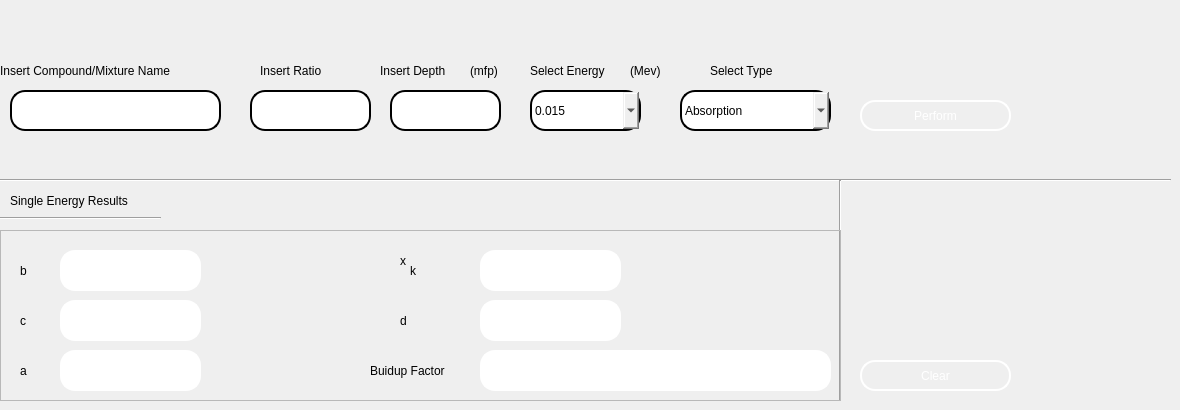
      <widget class="QWidget" name="tab_3">
       <attribute name="title">
        <string>Single Energy</string>
       </attribute>
       <widget class="QLabel" name="label_20">
        <property name="geometry">
         <rect>
          <x>260</x>
          <y>60</y>
          <width>91</width>
          <height>21</height>
         </rect>
        </property>
        <property name="styleSheet">
         <string notr="true">font: 75 12pt &quot;MS Shell Dlg 2&quot;;
color: rgb(0, 0, 0);
</string>
        </property>
        <property name="text">
         <string>Insert Ratio</string>
        </property>
       </widget>
       <widget class="QLineEdit" name="sin_gp_ratio">
        <property name="geometry">
         <rect>
          <x>250</x>
          <y>90</y>
          <width>121</width>
          <height>41</height>
         </rect>
        </property>
        <property name="styleSheet">
         <string notr="true">font: 75 12pt &quot;MS Shell Dlg 2&quot;;
color: rgb(0, 0, 0);
border-style: solid;
border-color: black;
border-width: 2px;
border-radius: 15px;
</string>
        </property>
       </widget>
       <widget class="QComboBox" name="sin_gp_energy_comboBox">
        <property name="geometry">
         <rect>
          <x>530</x>
          <y>90</y>
          <width>111</width>
          <height>41</height>
         </rect>
        </property>
        <property name="styleSheet">
         <string notr="true">font: 75 12pt &quot;MS Shell Dlg 2&quot;;
color: rgb(0, 0, 0);
border-style: solid;
border-color: black;
border-width: 2px;
border-radius: 15px;
</string>
        </property>
        <item>
         <property name="text">
          <string>0.015</string>
         </property>
        </item>
        <item>
         <property name="text">
          <string>0.020</string>
         </property>
        </item>
        <item>
         <property name="text">
          <string>0.030</string>
         </property>
        </item>
        <item>
         <property name="text">
          <string>0.040</string>
         </property>
        </item>
        <item>
         <property name="text">
          <string>0.050</string>
         </property>
        </item>
        <item>
         <property name="text">
          <string>0.060</string>
         </property>
        </item>
        <item>
         <property name="text">
          <string>0.080</string>
         </property>
        </item>
        <item>
         <property name="text">
          <string>0.100</string>
         </property>
        </item>
        <item>
         <property name="text">
          <string>0.150</string>
         </property>
        </item>
        <item>
         <property name="text">
          <string>0.200</string>
         </property>
        </item>
        <item>
         <property name="text">
          <string>0.300</string>
         </property>
        </item>
        <item>
         <property name="text">
          <string>0.400</string>
         </property>
        </item>
        <item>
         <property name="text">
          <string>0.500</string>
         </property>
        </item>
        <item>
         <property name="text">
          <string>0.600</string>
         </property>
        </item>
        <item>
         <property name="text">
          <string>0.800</string>
         </property>
        </item>
        <item>
         <property name="text">
          <string>1.000</string>
         </property>
        </item>
        <item>
         <property name="text">
          <string>1.500</string>
         </property>
        </item>
        <item>
         <property name="text">
          <string>2.000</string>
         </property>
        </item>
        <item>
         <property name="text">
          <string>3.000</string>
         </property>
        </item>
        <item>
         <property name="text">
          <string>4.000</string>
         </property>
        </item>
        <item>
         <property name="text">
          <string>5.000</string>
         </property>
        </item>
        <item>
         <property name="text">
          <string>6.000</string>
         </property>
        </item>
        <item>
         <property name="text">
          <string>8.000</string>
         </property>
        </item>
        <item>
         <property name="text">
          <string>10.00</string>
         </property>
        </item>
        <item>
         <property name="text">
          <string>15.00</string>
         </property>
        </item>
       </widget>
       <widget class="QLabel" name="label_21">
        <property name="geometry">
         <rect>
          <x>530</x>
          <y>60</y>
          <width>101</width>
          <height>21</height>
         </rect>
        </property>
        <property name="styleSheet">
         <string notr="true">font: 75 12pt &quot;MS Shell Dlg 2&quot;;
color: rgb(0, 0, 0);
</string>
        </property>
        <property name="text">
         <string>Select Energy</string>
        </property>
       </widget>
       <widget class="QPushButton" name="sin_gp_perform_btn">
        <property name="geometry">
         <rect>
          <x>860</x>
          <y>100</y>
          <width>151</width>
          <height>31</height>
         </rect>
        </property>
        <property name="styleSheet">
         <string notr="true">color: rgb(255,255,255);
font: 75 12pt &quot;MS Shell Dlg 2&quot;;
border-style: solid;
border-color: white;
border-width: 2px;
border-radius: 15px;
background-image:url(C:/exabcal/img/top_bg234.png);

</string>
        </property>
        <property name="text">
         <string>Perform</string>
        </property>
       </widget>
       <widget class="Line" name="line_9">
        <property name="geometry">
         <rect>
          <x>0</x>
          <y>170</y>
          <width>1171</width>
          <height>21</height>
         </rect>
        </property>
        <property name="orientation">
         <enum>Qt::Horizontal</enum>
        </property>
       </widget>
       <widget class="QLabel" name="label_22">
        <property name="geometry">
         <rect>
          <x>10</x>
          <y>190</y>
          <width>161</width>
          <height>21</height>
         </rect>
        </property>
        <property name="styleSheet">
         <string notr="true">font: 75 12pt &quot;MS Shell Dlg 2&quot;;
color: rgb(0, 0, 0);
</string>
        </property>
        <property name="text">
         <string>Single Energy Results</string>
        </property>
       </widget>
       <widget class="Line" name="line_10">
        <property name="geometry">
         <rect>
          <x>0</x>
          <y>210</y>
          <width>161</width>
          <height>16</height>
         </rect>
        </property>
        <property name="orientation">
         <enum>Qt::Horizontal</enum>
        </property>
       </widget>
       <widget class="QPushButton" name="sin_gp_clear_btn">
        <property name="geometry">
         <rect>
          <x>860</x>
          <y>360</y>
          <width>151</width>
          <height>31</height>
         </rect>
        </property>
        <property name="styleSheet">
         <string notr="true">color: rgb(255,255,255);
font: 75 12pt &quot;MS Shell Dlg 2&quot;;
border-style: solid;
border-color: white;
border-width: 2px;
border-radius: 15px;
background-image:url(C:/exabcal/img/tool_bg.png);


</string>
        </property>
        <property name="text">
         <string>Clear</string>
        </property>
       </widget>
       <widget class="Line" name="line_11">
        <property name="geometry">
         <rect>
          <x>830</x>
          <y>180</y>
          <width>20</width>
          <height>221</height>
         </rect>
        </property>
        <property name="orientation">
         <enum>Qt::Vertical</enum>
        </property>
       </widget>
       <widget class="QFrame" name="frame_3">
        <property name="geometry">
         <rect>
          <x>0</x>
          <y>230</y>
          <width>841</width>
          <height>171</height>
         </rect>
        </property>
        <property name="styleSheet">
         <string notr="true">background-image:url(C:/exabcal/img/table_bg);</string>
        </property>
        <property name="frameShape">
         <enum>QFrame::StyledPanel</enum>
        </property>
        <property name="frameShadow">
         <enum>QFrame::Raised</enum>
        </property>
        <widget class="QLabel" name="label_23">
         <property name="geometry">
          <rect>
           <x>20</x>
           <y>30</y>
           <width>21</width>
           <height>21</height>
          </rect>
         </property>
         <property name="styleSheet">
          <string notr="true">color: rgb(0, 0, 0);
font: 75 12pt &quot;MS Shell Dlg 2&quot;;</string>
         </property>
         <property name="text">
          <string>b</string>
         </property>
        </widget>
        <widget class="QLabel" name="label_24">
         <property name="geometry">
          <rect>
           <x>20</x>
           <y>130</y>
           <width>21</width>
           <height>21</height>
          </rect>
         </property>
         <property name="styleSheet">
          <string notr="true">color: rgb(0, 0, 0);
font: 75 12pt &quot;MS Shell Dlg 2&quot;;</string>
         </property>
         <property name="text">
          <string>a</string>
         </property>
        </widget>
        <widget class="QLabel" name="label_25">
         <property name="geometry">
          <rect>
           <x>20</x>
           <y>80</y>
           <width>21</width>
           <height>21</height>
          </rect>
         </property>
         <property name="styleSheet">
          <string notr="true">color: rgb(0, 0, 0);
font: 75 12pt &quot;MS Shell Dlg 2&quot;;</string>
         </property>
         <property name="text">
          <string>c</string>
         </property>
        </widget>
        <widget class="QLabel" name="label_26">
         <property name="geometry">
          <rect>
           <x>400</x>
           <y>20</y>
           <width>16</width>
           <height>21</height>
          </rect>
         </property>
         <property name="styleSheet">
          <string notr="true">color: rgb(0, 0, 0);
font: 75 12pt &quot;MS Shell Dlg 2&quot;;</string>
         </property>
         <property name="text">
          <string>x</string>
         </property>
        </widget>
        <widget class="QLabel" name="label_27">
         <property name="geometry">
          <rect>
           <x>400</x>
           <y>80</y>
           <width>21</width>
           <height>21</height>
          </rect>
         </property>
         <property name="styleSheet">
          <string notr="true">color: rgb(0, 0, 0);
font: 75 12pt &quot;MS Shell Dlg 2&quot;;</string>
         </property>
         <property name="text">
          <string>d</string>
         </property>
        </widget>
        <widget class="QLineEdit" name="sin_gp_b">
         <property name="geometry">
          <rect>
           <x>60</x>
           <y>20</y>
           <width>141</width>
           <height>41</height>
          </rect>
         </property>
         <property name="styleSheet">
          <string notr="true">color: rgb(255, 255, 255);
font: 75 12pt &quot;MS Shell Dlg 2&quot;;
border-style: solid;
border-color: white;
border-width: 2px;
border-radius: 15px;
background-image:url(C:/exabcal/img/app_bg.png);
</string>
         </property>
        </widget>
        <widget class="QLineEdit" name="sin_gp_a">
         <property name="geometry">
          <rect>
           <x>60</x>
           <y>120</y>
           <width>141</width>
           <height>41</height>
          </rect>
         </property>
         <property name="styleSheet">
          <string notr="true">color: rgb(255, 255, 255);
font: 75 12pt &quot;MS Shell Dlg 2&quot;;
border-style: solid;
border-color: white;
border-width: 2px;
border-radius: 15px;
background-image:url(C:/exabcal/img/app_bg.png);
</string>
         </property>
        </widget>
        <widget class="QLineEdit" name="sin_gp_c">
         <property name="geometry">
          <rect>
           <x>60</x>
           <y>70</y>
           <width>141</width>
           <height>41</height>
          </rect>
         </property>
         <property name="styleSheet">
          <string notr="true">color: rgb(255, 255, 255);
font: 75 12pt &quot;MS Shell Dlg 2&quot;;
border-style: solid;
border-color: white;
border-width: 2px;
border-radius: 15px;
background-image:url(C:/exabcal/img/app_bg.png);
</string>
         </property>
        </widget>
        <widget class="QLineEdit" name="sin_gp_d">
         <property name="geometry">
          <rect>
           <x>480</x>
           <y>70</y>
           <width>141</width>
           <height>41</height>
          </rect>
         </property>
         <property name="styleSheet">
          <string notr="true">color: rgb(255, 255, 255);
font: 75 12pt &quot;MS Shell Dlg 2&quot;;
border-style: solid;
border-color: white;
border-width: 2px;
border-radius: 15px;
background-image:url(C:/exabcal/img/app_bg.png);
</string>
         </property>
        </widget>
        <widget class="QLineEdit" name="sin_gp_xk">
         <property name="geometry">
          <rect>
           <x>480</x>
           <y>20</y>
           <width>141</width>
           <height>41</height>
          </rect>
         </property>
         <property name="styleSheet">
          <string notr="true">color: rgb(255, 255, 255);
font: 75 12pt &quot;MS Shell Dlg 2&quot;;
border-style: solid;
border-color: white;
border-width: 2px;
border-radius: 15px;
background-image:url(C:/exabcal/img/app_bg.png);
</string>
         </property>
        </widget>
        <widget class="QLineEdit" name="sin_gp_bf">
         <property name="geometry">
          <rect>
           <x>480</x>
           <y>120</y>
           <width>351</width>
           <height>41</height>
          </rect>
         </property>
         <property name="styleSheet">
          <string notr="true">color: rgb(255, 255, 255);
font: 75 12pt &quot;MS Shell Dlg 2&quot;;
border-style: solid;
border-color: white;
border-width: 2px;
border-radius: 15px;
background-image:url(C:/exabcal/img/app_bg.png);
</string>
         </property>
        </widget>
        <widget class="QLabel" name="label_31">
         <property name="geometry">
          <rect>
           <x>370</x>
           <y>130</y>
           <width>111</width>
           <height>21</height>
          </rect>
         </property>
         <property name="styleSheet">
          <string notr="true">color: rgb(0, 0, 0);
font: 75 12pt &quot;MS Shell Dlg 2&quot;;</string>
         </property>
         <property name="text">
          <string>Buidup Factor</string>
         </property>
        </widget>
        <widget class="QLabel" name="label_52">
         <property name="geometry">
          <rect>
           <x>410</x>
           <y>30</y>
           <width>16</width>
           <height>21</height>
          </rect>
         </property>
         <property name="styleSheet">
          <string notr="true">color: rgb(0, 0, 0);
font: 75 8pt &quot;MS Shell Dlg 2&quot;;</string>
         </property>
         <property name="text">
          <string>k</string>
         </property>
        </widget>
       </widget>
       <widget class="QLineEdit" name="sin_gp_depth">
        <property name="geometry">
         <rect>
          <x>390</x>
          <y>90</y>
          <width>111</width>
          <height>41</height>
         </rect>
        </property>
        <property name="styleSheet">
         <string notr="true">font: 75 12pt &quot;MS Shell Dlg 2&quot;;
color: rgb(0, 0, 0);
border-style: solid;
border-color: black;
border-width: 2px;
border-radius: 15px;
</string>
        </property>
       </widget>
       <widget class="QLabel" name="label_30">
        <property name="geometry">
         <rect>
          <x>380</x>
          <y>60</y>
          <width>91</width>
          <height>21</height>
         </rect>
        </property>
        <property name="styleSheet">
         <string notr="true">font: 75 12pt &quot;MS Shell Dlg 2&quot;;
color: rgb(0, 0, 0);
</string>
        </property>
        <property name="text">
         <string>Insert Depth</string>
        </property>
       </widget>
       <widget class="QLabel" name="label_34">
        <property name="geometry">
         <rect>
          <x>710</x>
          <y>60</y>
          <width>81</width>
          <height>21</height>
         </rect>
        </property>
        <property name="styleSheet">
         <string notr="true">font: 75 12pt &quot;MS Shell Dlg 2&quot;;
color: rgb(0, 0, 0);
</string>
        </property>
        <property name="text">
         <string>Select Type</string>
        </property>
       </widget>
       <widget class="QComboBox" name="sin_gp_type_comboBox">
        <property name="geometry">
         <rect>
          <x>680</x>
          <y>90</y>
          <width>151</width>
          <height>41</height>
         </rect>
        </property>
        <property name="styleSheet">
         <string notr="true">font: 75 12pt &quot;MS Shell Dlg 2&quot;;
color: rgb(0, 0, 0);
border-style: solid;
border-color: black;
border-width: 2px;
border-radius: 15px;
</string>
        </property>
        <item>
         <property name="text">
          <string>Absorption</string>
         </property>
        </item>
        <item>
         <property name="text">
          <string>Exposure</string>
         </property>
        </item>
       </widget>
       <widget class="QLineEdit" name="sin_gp_comp_name">
        <property name="geometry">
         <rect>
          <x>10</x>
          <y>90</y>
          <width>211</width>
          <height>41</height>
         </rect>
        </property>
        <property name="styleSheet">
         <string notr="true">font: 75 12pt &quot;MS Shell Dlg 2&quot;;
color: rgb(0, 0, 0);
border-style: solid;
border-color: black;
border-width: 2px;
border-radius: 15px;
</string>
        </property>
       </widget>
       <widget class="QLabel" name="label_43">
        <property name="geometry">
         <rect>
          <x>0</x>
          <y>60</y>
          <width>231</width>
          <height>21</height>
         </rect>
        </property>
        <property name="styleSheet">
         <string notr="true">font: 75 12pt &quot;MS Shell Dlg 2&quot;;
color: rgb(0, 0, 0);
</string>
        </property>
        <property name="text">
         <string>Insert Compound/Mixture Name</string>
        </property>
       </widget>
       <widget class="QLabel" name="label_44">
        <property name="geometry">
         <rect>
          <x>630</x>
          <y>60</y>
          <width>41</width>
          <height>21</height>
         </rect>
        </property>
        <property name="styleSheet">
         <string notr="true">font: 75 12pt &quot;MS Shell Dlg 2&quot;;
color: rgb(0, 0, 0);
</string>
        </property>
        <property name="text">
         <string>(Mev)</string>
        </property>
       </widget>
       <widget class="QLabel" name="label_45">
        <property name="geometry">
         <rect>
          <x>470</x>
          <y>60</y>
          <width>41</width>
          <height>21</height>
         </rect>
        </property>
        <property name="styleSheet">
         <string notr="true">font: 75 12pt &quot;MS Shell Dlg 2&quot;;
color: rgb(0, 0, 0);
</string>
        </property>
        <property name="text">
         <string>(mfp)</string>
        </property>
       </widget>
      </widget>
